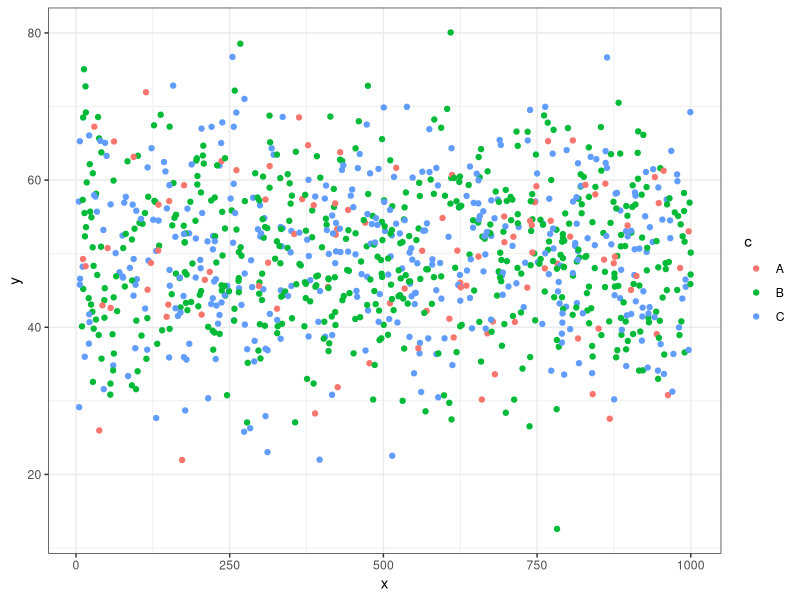

Write the R code that produced this figure.
# Generate random categorical values
library(dplyr)
library(ggplot2)

# Set your seed number if you want to reproduce your pseudorandomly generated numbers.
set.seed(1907)

x <- runif(1000,0,1000)
y <- rnorm(1000, 50, 10)
z <- runif(1000,0,3)
df <- tibble(x,y,z)
df <- df %>%
  mutate(c = case_when(
    z <= 1 ~ "A",
    z <= 2 & z > 1 ~ "B",
    z <= 3 & z > 2 ~ "C"
  ))

# We can change the distrubtion of 'c' to have probabilistic interpretaion to simualte different properotions of categorical values.
z <- runif(1000,0,1)
df <- tibble(x,y,z)
df <- df %>%
  mutate(c = case_when(
    z <= .1 ~ "A",
    z > .1 & z <= .6 ~ "B",
    z > .6 & z <= 1 ~ "C"
  ))


p <- ggplot(df, aes(x, y, color = c)) +
  geom_point() +
  theme_bw()
p

